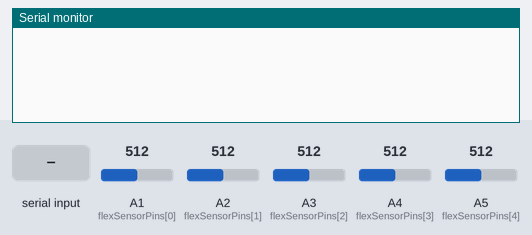
Bench run of a sketch on a simulated Arduino Uno, built with avr-gcc and run on an emulated ATmega328P. Shown: the last lines printed to the serial monitor. Inputs (shaded band) come from the test bench; at power-on: A1 (flexSensorPins[0]) = 512, A2 (flexSensorPins[1]) = 512, A3 (flexSensorPins[2]) = 512, A4 (flexSensorPins[3]) = 512, A5 (flexSensorPins[4]) = 512.

Above: at 2.8 s.
2.9 s: "READ_SENSORS\n" received over Serial
At 5.1 s:
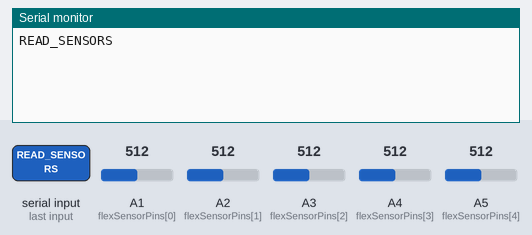
5.5 s: "1\n" received over Serial
At 11.8 s:
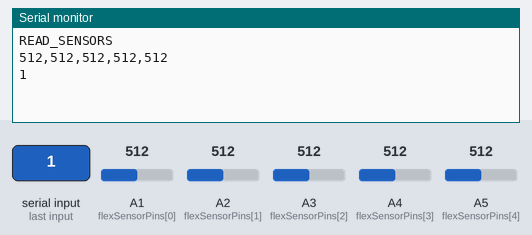

Measured:
- after the input at 2.9 s, the serial monitor: prints a new line after 1.1 s (image 1)
- after the input at 5.5 s, the serial monitor: prints a new line after 5.5 s (image 2)

The sketch:

arduino.ino
```cpp
#include <Arduino.h>
#include <Wire.h>

const int flexSensorPins[] = {A1, A2, A3, A4, A5}; // Array of analog pins for the flex sensors
const int numSensors = sizeof(flexSensorPins) / sizeof(flexSensorPins[0]);

int mini = 0;
int midi = 90;
int maxi = 180;

struct Move {
  const char* name;
  int conditions[5][2]; // min and max value for each sensor
};

Move moves[] = {
  {"go", { {maxi, 255}, {maxi, 255}, {0, midi}, {0, midi}, {midi, maxi} }},
  {"want", { {maxi, 255}, {maxi, 255}, {maxi, 255}, {0, midi}, {0, midi} }},
  {"drink", { {midi, maxi}, {midi, maxi}, {midi, maxi}, {0, midi}, {0, midi} }},
  {"happy", { {0, midi}, {midi, maxi}, {midi, maxi}, {midi, maxi}, {0, midi} }},
  {"hungry", { {midi, maxi}, {midi, maxi}, {midi, maxi}, {midi, maxi}, {0, midi} }},
  {"upset", { {0, midi}, {0, midi}, {maxi, 255}, {0, midi}, {midi, maxi} }},
  {"airport", { {0, midi}, {maxi, 255}, {0, midi}, {0, midi}, {midi, maxi} }},
  {"train station", { {maxi, 255}, {maxi, 255}, {maxi, 255}, {midi, maxi}, {maxi, 255} }},
  {"goodbye", { {0, midi}, {0, midi}, {0, midi}, {midi, maxi}, {0, midi} }},
  {"how", { {maxi, 255}, {0, midi}, {0, midi}, {0, midi}, {midi, maxi} }},
  {"where", { {maxi, 255}, {maxi, 255}, {maxi, 255}, {midi, maxi}, {0, midi} }},
  {"what", { {maxi, 255}, {maxi, 255}, {maxi, 255}, {0, midi}, {midi, maxi} }},
  {"hi", { {maxi, 255}, {maxi, 255}, {0, midi}, {0, midi}, {maxi, 255} }},
  {"are you", { {maxi, 255}, {maxi, 255}, {maxi, 255}, {maxi, 255}, {0, midi} }},
  {"that", { {0, midi}, {midi, maxi}, {midi, maxi}, {midi, maxi}, {maxi, 255} }},
  {"to", { {maxi, 255}, {maxi, 255}, {maxi, 255}, {maxi, 255}, {midi, maxi} }},
  {"i am", { {midi, maxi}, {0, midi}, {0, midi}, {0, midi}, {0, midi} }},
};

const int numMoves = sizeof(moves) / sizeof(Move);

void setup() {
  Serial.begin(115200); // Initialize serial communication
//  Serial.println("Arduino is ready.");
}

int mapSensorValue(int sensorValue, int minValue, int maxValue) {
  return map(sensorValue, minValue, maxValue, 0, 250);
}

String readFlexSensors() {
  int flexValues[numSensors];
  for (int i = 0; i < numSensors; i++) {
    flexValues[i] = analogRead(flexSensorPins[i]);
  }

  String data = String(flexValues[0]);
  for (int i = 1; i < numSensors; i++) {
    data += "," + String(flexValues[i]);
  }

  return data;
}

void printMessage(const char* message) {
  Serial.print(message);
  Serial.println();
}

void loop() {
  // Handle static moves
  int sensorValues[5];
  sensorValues[0] = mapSensorValue(analogRead(flexSensorPins[0]), 785, 890);
  sensorValues[1] = mapSensorValue(analogRead(flexSensorPins[1]), 740, 859);
  sensorValues[2] = mapSensorValue(analogRead(flexSensorPins[2]), 830, 935);
  sensorValues[3] = mapSensorValue(analogRead(flexSensorPins[3]), 745, 840);
  sensorValues[4] = mapSensorValue(analogRead(flexSensorPins[4]), 725, 830);

  for (int i = 0; i < numMoves; i++) {
    bool match = true;
    for (int j = 0; j < 5; j++) {
      if (sensorValues[j] < moves[i].conditions[j][0] || sensorValues[j] > moves[i].conditions[j][1]) {
        match = false;
        break;
      }
    }
    if (match) {
      printMessage(moves[i].name);
      // Send static word to its path
      Serial.print("STATIC_WORD: ");
      Serial.println(moves[i].name);
      break; // Exit loop after finding a match
    }
  }

  delay(2000); // Adjust delay as needed

  // Handle new word request from ESP
  if (Serial.available()) {
    String command = Serial.readStringUntil('\n');
    command.trim(); // Remove any leading or trailing whitespace
//    Serial.print("Received command: ");
    Serial.println(command);


    if (command == "READ_SENSORS") {
//      Serial.println("Please perform the move. Reading sensors in 5 seconds...");
      delay(5000);  // Wait for 5 seconds
      String sensorData = readFlexSensors();
      Serial.println(sensorData); // Send sensor data over Serial
    }
  }
}
```
